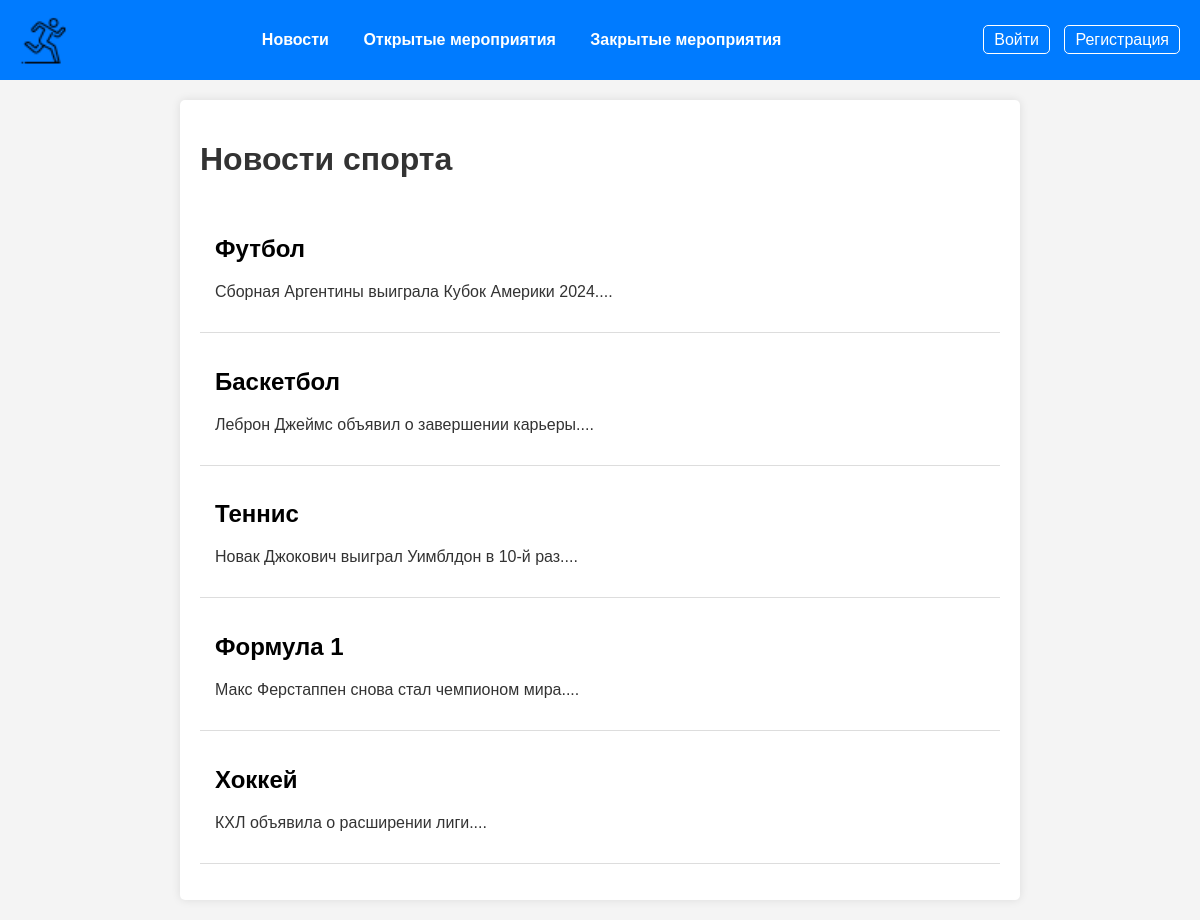
Page /news on the committed database.
### tables this page shows
CREATE TABLE news (
            id INTEGER PRIMARY KEY AUTOINCREMENT,
            title TEXT NOT NULL,
            content TEXT NOT NULL
        );

### app.py (the view)
@app.route('/news')
def news():
    conn = get_db_connection()
    news_list = conn.execute('SELECT * FROM news').fetchall()
    conn.close()
    return render_template('news.html', news=news_list)

### app.py (called while the page is built)
def get_db_connection():
    conn = sqlite3.connect('database.db')
    conn.row_factory = sqlite3.Row
    return conn

### templates/news.html
{% extends "base.html" %}
{% block content %}
<h1>Новости спорта</h1>
<ul class="news-list">
    {% for item in news %}
        <li class="news-item">
            <h2><a href="{{ url_for('news_detail', news_id=item.id) }}">{{ item.title }}</a></h2>
            <p>{{ item.content[:150] }}...</p>
        </li>
    {% endfor %}
</ul>
{% endblock %}

### static/style.css (style rules this page uses)
body { font-family: Arial, sans-serif; margin: 0; padding: 0; background-color: #f4f4f4; color: #333; }
ul { list-style: none; padding: 0; }
li { padding: 15px; border-bottom: 1px solid #ddd; }
a { color: black; text-decoration: none; }

### rows in the picture
news: title "Футбол", content "Сборная Аргентины выиграла Кубок Америки 2024."
news: title "Баскетбол", content "Леброн Джеймс объявил о завершении карьеры."
news: title "Теннис", content "Новак Джокович выиграл Уимблдон в 10-й раз."
news: title "Формула 1", content "Макс Ферстаппен снова стал чемпионом мира."
news: title "Хоккей", content "КХЛ объявила о расширении лиги."
